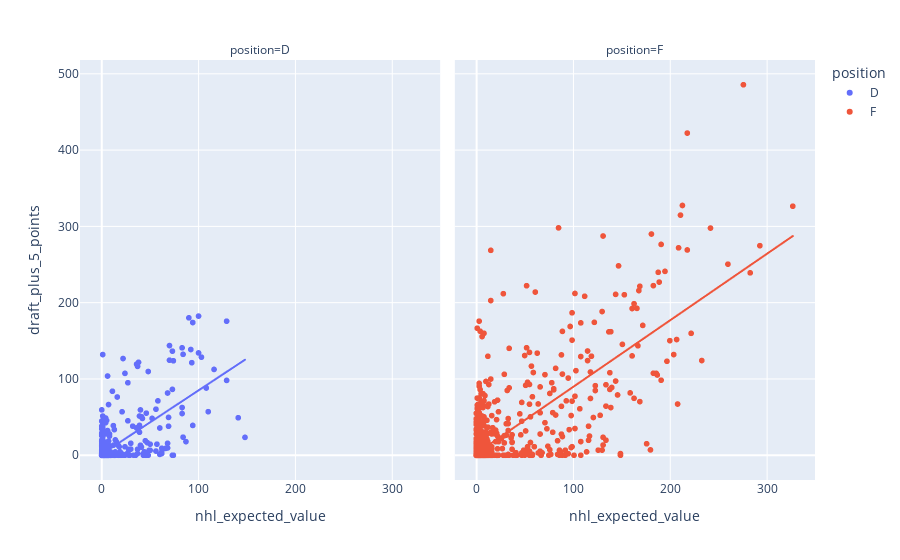

Write notebook code for a chart like this one.
### Code cell
px.scatter(data_frame=df,
           x='nhl_expected_value',
           y='draft_plus_5_points',
           trendline='ols',
           color='position',
           facet_col='position'
          )

### Figure 1 — Plotly figure (JSON) as saved in the notebook; plotly's stock layout.template omitted (floating-point values rounded to 4 significant figures; data arrays with more than 128 entries replaced by an {"elided": "..."} marker saying what was removed)
{"data": [{"hovertemplate": "position=D<br>nhl_expected_value=%{x}<br>draft_plus_5_points=%{y}<extra></extra>", "legendgroup": "D", "marker": {"color": "#636efa", "symbol": "circle"}, "mode": "markers", "name": "D", "showlegend": true, "type": "scattergl", "x": {"elided": "675 int values"}, "xaxis": "x", "y": {"elided": "675 float values"}, "yaxis": "y"}, {"hovertemplate": "<b>OLS trendline</b><br>draft_plus_5_points = 0.836796 * nhl_expected_value + 1.36657<br>R<sup>2</sup>=0.451195<br><br>position=D<br>nhl_expected_value=%{x}<br>draft_plus_5_points=%{y} <b>(trend)</b><extra></extra>", "legendgroup": "D", "marker": {"color": "#636efa", "symbol": "circle"}, "mode": "lines", "name": "D", "showlegend": false, "type": "scattergl", "x": {"elided": "675 int values"}, "xaxis": "x", "y": {"elided": "675 float values"}, "yaxis": "y"}, {"hovertemplate": "position=F<br>nhl_expected_value=%{x}<br>draft_plus_5_points=%{y}<extra></extra>", "legendgroup": "F", "marker": {"color": "#EF553B", "symbol": "circle"}, "mode": "markers", "name": "F", "showlegend": true, "type": "scattergl", "x": {"elided": "1191 int values"}, "xaxis": "x2", "y": {"elided": "1191 float values"}, "yaxis": "y2"}, {"hovertemplate": "<b>OLS trendline</b><br>draft_plus_5_points = 0.871552 * nhl_expected_value + 2.3335<br>R<sup>2</sup>=0.564077<br><br>position=F<br>nhl_expected_value=%{x}<br>draft_plus_5_points=%{y} <b>(trend)</b><extra></extra>", "legendgroup": "F", "marker": {"color": "#EF553B", "symbol": "circle"}, "mode": "lines", "name": "F", "showlegend": false, "type": "scattergl", "x": {"elided": "1191 int values"}, "xaxis": "x2", "y": {"elided": "1191 float values"}, "yaxis": "y2"}], "layout": {"annotations": [{"font": {}, "showarrow": false, "text": "position=D", "x": 0.245, "xanchor": "center", "xref": "paper", "y": 1, "yanchor": "bottom", "yref": "paper"}, {"font": {}, "showarrow": false, "text": "position=F", "x": 0.755, "xanchor": "center", "xref": "paper", "y": 1, "yanchor": "bottom", "yref": "paper"}], "legend": {"title": {"text": "position"}, "tracegroupgap": 0}, "margin": {"t": 60}, "xaxis": {"anchor": "y", "domain": [0, 0.49], "title": {"text": "nhl_expected_value"}}, "xaxis2": {"anchor": "y2", "domain": [0.51, 1], "matches": "x", "title": {"text": "nhl_expected_value"}}, "yaxis": {"anchor": "x", "domain": [0, 1], "title": {"text": "draft_plus_5_points"}}, "yaxis2": {"anchor": "x2", "domain": [0, 1], "matches": "y", "showticklabels": false}}}
